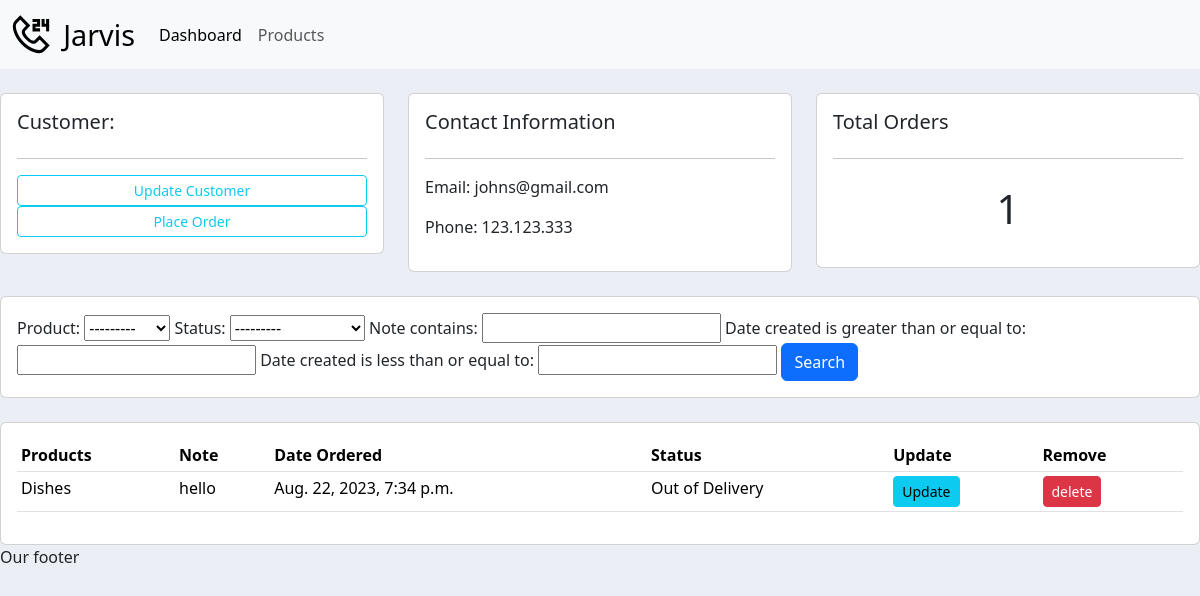
/customer/3/, run on the app's committed database.
### accounts/models.py (models this page shows, shortened)
class Customer(models.Model):
    name = models.CharField(max_length=255, null=True)
    phone = models.CharField(max_length=255, null=True)
    email = models.CharField(max_length=255, null=True)
    date_created = models.DateTimeField(auto_now_add=True, null=True)

class Order(models.Model):
    STATUS = (
        ('Pending', 'Pending'),
        ('Out of Delivery', 'Out of Delivery'),
        ('Delivered', 'Delivered'),
    )
    customer = models.ForeignKey(Customer, null=True, on_delete=models.SET_NULL)
    product = models.ForeignKey(Products, null=True, on_delete=models.SET_NULL)
    date_created = models.DateTimeField(auto_now_add=True, null=True)
    status = models.CharField(max_length=255, null=True, choices=STATUS)
    note = models.CharField(max_length=1000, null=True)

class Products(models.Model):
    CATEGORY = (
        ('Indoor', 'Indoor'),
        ('Out Door', 'Out Door'),
    )
    name = models.CharField(max_length=255, null=True)
    price = models.FloatField(null=True)
    category = models.CharField(max_length=255, null=True, choices=CATEGORY)
    description = models.CharField(max_length=255, null=True,blank=True)
    date_created = models.DateTimeField(auto_now_add=True, null=True)
    tags = models.ManyToManyField(Tag)
    def __str__(self):
        return self.name

### accounts/views.py (the view)
# urls.py: path('customer/<str:pk_test>/', customer, name="customer"),
def customer(request, pk_test):
    customer = Customer.objects.get(id=pk_test)
    orders = customer.order_set.all()
    order_count = orders.count()
    myFilter = OrderFilter(request.GET, queryset=orders)
    orders = myFilter.qs
    context = {'customer': customer, 'orders': orders, 'order_count': order_count, 'myFilter': myFilter}
    return render(request, 'accounts/customer.html', context)

### accounts/templates/accounts/customer.html
{% extends 'accounts/main.html' %}
{% block content %}
<br/>
<div class="row">
    <div class="col-md">
        <div class="card card-body">
            <h5>Customer:</h5>
            <hr/>
            <a class="btn btn-outline-info btn-sm btn-block" href="">Update Customer</a>
            <a class="btn btn-outline-info btn-sm btn-block" href="{% url 'create_order' customer.id %}">Place Order</a>
        </div>
    </div>
    <div class="col-md">
        <div class="card card-body">
            <h5>Contact Information</h5>
            <hr/>
            <p>Email: {{customer.email}} </p>
            <p>Phone: {{customer.phone}}</p>
        </div>
    </div>
    <div class="col-md">
        <div class="card card-body">
            <h5>Total Orders</h5>
            <hr/>
            <h1 style="text-align: center; padding: 10px">{{ order_count }}</h1>
        </div>
    </div>
</div>
<br/>
<div class="row">
    <div class="col">
        <div class="card card-body">
            <form method="get">
                {{ myFilter.form }}
                <button class="btn btn-primary" type="submit">Search</button>
            </form>
        </div>
    </div>
</div>
<br/>
<div class="row">
    <div class="col-md">
        <div class="card card-body">
            <table class="table table-sm">
                <tr>
                    <th>Products</th>
                    <th>Note</th>
                    <th>Date Ordered</th>
                    <th>Status</th>
                    <th>Update</th>
                    <th>Remove</th>
                </tr>
                {% for order in orders %}
                <tr>
                    <td>{{order.product}}</td>
                    <td>{{order.note}}</td>
                    <td>{{order.date_created}}</td>
                    <td>{{order.status}}</td>
                    <td><a class="btn btn-sm btn-info" href="{% url 'update_order' order.id %}">Update</a></td>
                    <td><a class="btn btn-sm btn-danger" href="{% url 'delete_order' order.id %}">delete</a></td>
                </tr>
                {% endfor %}
            </table>
        </div>
    </div>
</div>
{% endblock content %}

### static/css/main.css (style rules this page uses)
body { background-color:#ebeff5; }

### data on the page
Customer: email "johns@gmail.com", phone "123.123.333"
Order: product "Dishes", note "hello", date_created "Aug. 22, 2023, 7:34 p.m.", status "Out of Delivery"

### other printed values
{{ order_count }} "1"
